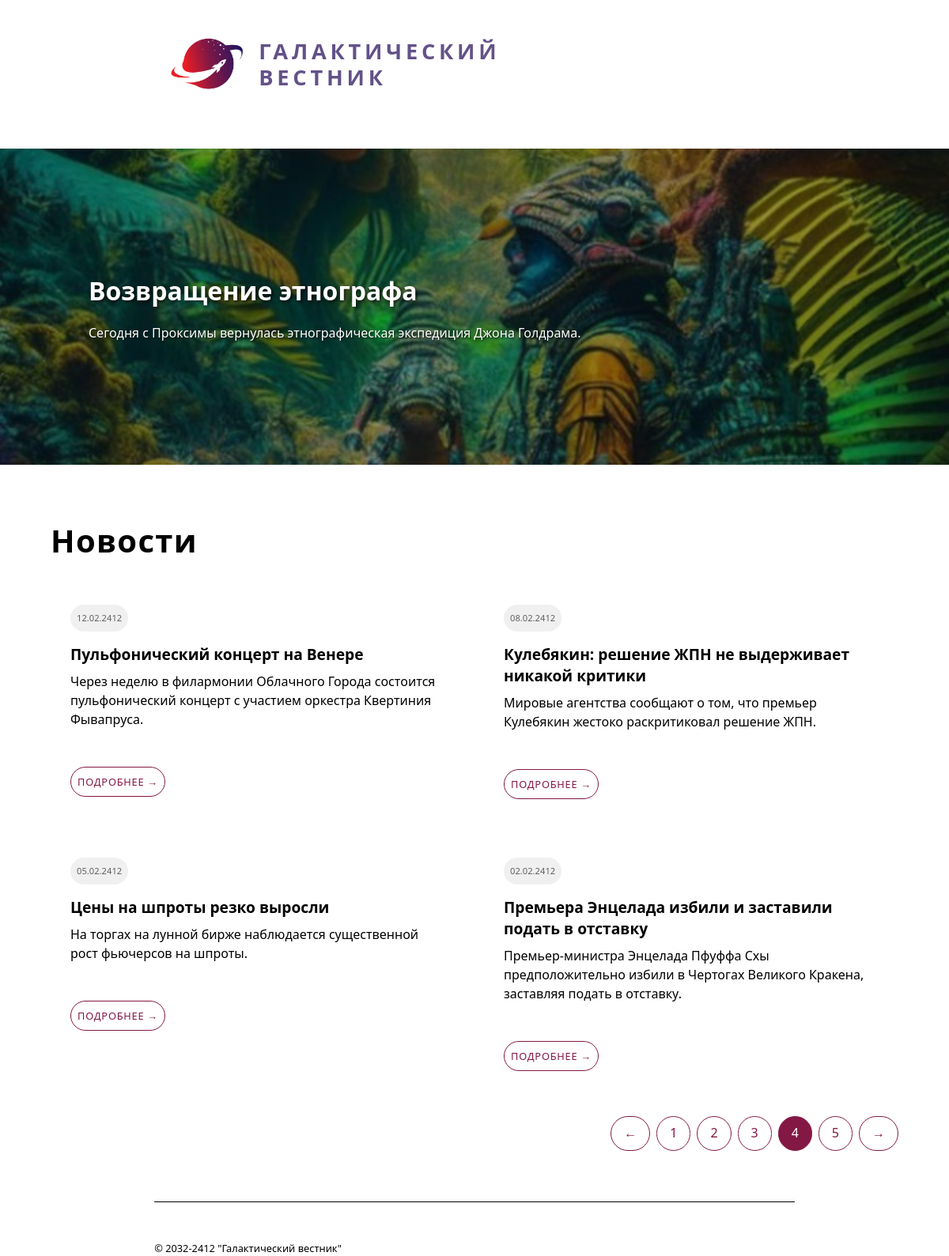
/?page=4, run on the app's committed database.
### tables this page shows
CREATE TABLE `news` (
  `id` int(11) unsigned NOT NULL AUTO_INCREMENT,
  `date` datetime NULL DEFAULT NULL,
  `title` varchar(250) NOT NULL DEFAULT '',
  `announce` text NULL DEFAULT NULL,
  `content` text NULL DEFAULT NULL,
  `image` varchar(250) NOT NULL DEFAULT '',
  PRIMARY KEY (`id`),
  KEY `id` (`id`),

  KEY `idx_news_date` (`date`));

### controllers/NewsController.php (called while the page is built, shortened)
<?php
require_once '../models/News.php';
class NewsController {
    private $newsModel;
    public function __construct() {
        $this->newsModel = new News();
    }
    public function index() {
        $page = isset($_GET['page']) ? max(1, (int)$_GET['page']) : 1;
        $data = $this->newsModel->getNewsPaginated($page, 4);
        $latestNews = $this->newsModel->getLatestNews();
        $news = $data['news'];
        $currentPage = $data['currentPage'];
        $totalPages = $data['totalPages'];
        $hasNext = $data['hasNext'];
        $hasPrev = $data['hasPrev'];
        include '../views/news_list.php';
    }
}

### public/index.php (called while the page is built)
<?php
require_once '../controllers/NewsController.php';
$controller = new NewsController();
$controller->index();

### models/Database.php (called while the page is built, shortened)
<?php
class Database {
    private $host = 'localhost';
    private $dbname = 'galactic_news';
    private $username = 'root';
    private $password = '';
    private $connection;
    private static $instance = null;
    private function __construct() {
        try {
            $dsn = "mysql:host={$this->host};dbname={$this->dbname};charset=utf8mb4";
            $this->connection = new PDO($dsn, $this->username, $this->password);
            $this->connection->setAttribute(PDO::ATTR_ERRMODE, PDO::ERRMODE_EXCEPTION);
            $this->connection->setAttribute(PDO::ATTR_DEFAULT_FETCH_MODE, PDO::FETCH_ASSOC);
        } catch (PDOException $e) {
            die("Ошибка подключения к базе данных: " . $e->getMessage());
        }
    }
    public static function getInstance() {
        if (self::$instance === null) {
            self::$instance = new Database();
        }
        return self::$instance;
    }
    public function query($sql, $params = []) {
        $stmt = $this->connection->prepare($sql);
        $stmt->execute($params);
        return $stmt;
    }
    public function fetchAll($sql, $params = []) {
        $stmt = $this->query($sql, $params);
        return $stmt->fetchAll();
    }
    public function fetchOne($sql, $params = []) {
        $stmt = $this->query($sql, $params);
        return $stmt->fetch();
    }
}

### models/News.php (called while the page is built, shortened)
<?php
require_once 'Database.php';
class News {
    private $db;
    public function __construct() {
        $this->db = Database::getInstance();
    }
    public function getNewsPaginated($page = 1, $limit = 4) {
        $offset = ($page - 1) * $limit;
        $sql = "SELECT id, date, title, announce, image
                FROM news
                ORDER BY date DESC
                LIMIT $offset, $limit";
        $params = [];
        $news = $this->db->fetchAll($sql, $params);
        $totalNews = $this->getTotalCount();
        $totalPages = ceil($totalNews / $limit);
        return [
            'news' => $news,
            'currentPage' => $page,
            'totalPages' => $totalPages,
            'totalNews' => $totalNews,
            'hasNext' => $page < $totalPages,
            'hasPrev' => $page > 1
        ];
    }
    public function getLatestNews() {
        $sql = "SELECT id, date, title, announce, image
                FROM news
                ORDER BY date DESC
                LIMIT 1";
        return $this->db->fetchOne($sql);
    }
    public function getTotalCount() {
        $sql = "SELECT COUNT(*) as count FROM news";
        $result = $this->db->fetchOne($sql);
        return (int)$result['count'];
    }
}

### views/news_list.php (the view, shortened to what this page needs)
<!DOCTYPE html>
<html lang="ru">
<head>
    <link rel="stylesheet" href="css/style.css">
</head>
<body>
    <header class="header">
        <div class="header-container">
            <div class="logo">
                <img src="images/logotip.png" alt="Логотип" class="logo-image">
                <span class="logo-text">ГАЛАКТИЧЕСКИЙ <br> ВЕСТНИК</span>
            </div>
        </div>
    </header>
    <?php if ($latestNews): ?>
    <section class="hero">
        <div class="hero-image" style="background-image: url('images/<?php echo htmlspecialchars($latestNews['image']); ?>');">
            <div class="hero-content">
                <h1 class="hero-title"><?php echo htmlspecialchars($latestNews['title']); ?></h1>
                <p class="hero-subtitle"><?php echo htmlspecialchars($latestNews['announce']); ?></p>
            </div>
        </div>
    </section>
    <?php endif; ?>
    <div class="news-container">
        <div class="news-content">
            <h1 class="page-title">Новости</h1>
            <div class="news-grid">
                <?php foreach ($news as $article): ?>
                    <article class="news-card">
                        <div class="news-body">
                            <div class="news-date"><?php echo date('d.m.Y', strtotime($article['date'])); ?></div>
                            <h2 class="news-title"><?php echo htmlspecialchars($article['title']); ?></h2>
                            <p class="news-excerpt">
                                <?php echo htmlspecialchars($article['announce']); ?>
                            </p>
                            <a href="show.php?id=<?php echo $article['id']; ?>" class="read-more">ПОДРОБНЕЕ →</a>
                        </div>
                    </article>
                <?php endforeach; ?>
            </div>
            <?php if ($totalPages > 1): ?>
                <div class="pagination">
                    <?php if ($hasPrev): ?>
                        <a href="?page=<?php echo $currentPage - 1; ?>">←</a>
                    <?php endif; ?>
                    <?php for ($i = 1; $i <= $totalPages; $i++): ?>
                        <?php if ($i == $currentPage): ?>
                            <span class="current"><?php echo $i; ?></span>
                        <?php else: ?>
                            <a href="?page=<?php echo $i; ?>"><?php echo $i; ?></a>
                        <?php endif; ?>
                    <?php endfor; ?>
                    <?php if ($hasNext): ?>
                        <a href="?page=<?php echo $currentPage + 1; ?>">→</a>
                    <?php endif; ?>
                </div>
            <?php endif; ?>
        </div>
    </div>
    <footer class="footer">
        <div class="footer-container">
            <p>© 2032-2412 "Галактический вестник"</p>
        </div>
    </footer>
</body>
</html>

### public/css/style.css (style rules this page uses)
* { margin:0; padding:0; box-sizing:border-box; }
body { font-family:'Segoe UI', 'Segoe UI', Tahoma, Geneva, Verdana, sans-serif; line-height:1.6; color:black; background-color:white; }
.header { background-color:white; padding: 1rem; color:black; }
.hero { width: 100%; height: 400px; position: relative; overflow: hidden; margin-top: 2rem; }
.hero-image { width: 100%; height: 100%; background-image: url('https://avatars.mds.yandex.net/i?id=89ce5befd034bf5c6c21ae63f3ec878a_l-7174559-images-thumbs&n=13'); background-size: cover; background-position: center; background-repeat: no-repeat; display: flex; align-items: center; justify-content: flex-start; position: relative; }
.hero-image::before { content: ''; position: absolute; top: 0; left: 0; right: 0; bottom: 0; background: rgba(0, 0, 0, 0.4); z-index: 1; }
.hero-content { position: relative; z-index: 2; color: white; padding: 0 4rem; }
.hero-title { font-size: 2rem; font-weight: bold; margin-bottom: 1rem; margin-left:3rem; text-shadow: 2px 2px 4px rgba(0, 0, 0, 0.7); }
.hero-subtitle { line-height: 1.6; text-shadow: 1px 1px 2px rgba(0, 0, 0, 0.7); margin-bottom: 0; margin-left:3rem; }
.news-container { display:grid; max-width:1200px; margin: 2rem auto; padding: 0 2rem; grid-template-columns: 2fr; gap: 2rem; }
.news-content { background:white; border-radius:8px; padding:2rem; }
.page-title { text-align:left; color:black; margin-bottom:1.5rem; font-size:2.5rem; letter-spacing:0.08rem; }
.news-grid { display:grid; grid-template-columns: repeat(auto-fit, minmax(400px, 1fr)); gap: 1.5rem; margin-bottom:2rem; }
.news-card { background:white; border:1px solid white; border-radius:8px; transition: transform 0.3s; cursor:pointer }
.news-body { padding:1.5rem; }
.news-title { font-size: 1.2rem; color:black; margin-bottom:0.5rem; line-height:1.4; }
.news-date { background-color:rgb(240, 240, 240); color:RGBA(0,0,0,0.6); font-size:0.7rem; margin-bottom:1rem; border-radius:30px; padding:0.5rem 0.5rem; background-size:contain; display:inline-block; }
.news-excerpt { color:black; line-height:1.5; }
.read-more { display:inline-block; color:rgb(132,24,68); background-color:white; border:1.5px solid rgb(132,24,68); border-radius:30px; gap:0.5rem; align-items:center; font-weight:500; text-decoration:none; padding:0.5rem 0.5rem; margin-top:3rem; font-size:0.8rem; letter-spacing:0.05rem; }
.pagination { display:flex; justify-content:right; align-items:center; gap:0.5rem; margin-top:2rem; }
.pagination a, .pagination span { padding:0.5rem 1rem; text-decoration:none; border:1px solid rgb(132,24,68); border-radius: 30px; color:rgb(132,24,68); transition:all 0.3s; }
.pagination .current { background-color:rgb(132,24,68); color:white; border-color:rgb(132,24,68); }
.footer { color:black; text-align:left; margin-right:12.2rem; padding-top:3rem; margin-top:2rem; margin-left:12.2rem; border-top:1px solid black; font-size:0.8rem; }

### views/news_list.php (style rules this page uses)
.logo { display: flex; align-items: center; gap: 1rem; margin-left: 12.2rem; padding-bottom: 0.5rem; margin-top: 1rem; }
.logo-image { width: 100px; height: 100px; object-fit: contain; }
.logo-text { font-size: 1.7rem; font-weight: bold; color: rgb(99,82,136); letter-spacing: 0.3rem; line-height: 1.2; }

### data on the page
news: image (picture), title "Возвращение этнографа", announce "Сегодня с Проксимы вернулась этнографическая экспедиция Джона Голдрама."
news: date "12.02.2412", title "Пульфонический концерт на Венере", announce "Через неделю в филармонии Облачного Города состоится пульфонический концерт с участием оркестра Квертиния Фывапруса."
news: date "08.02.2412", title "Кулебякин: решение ЖПН не выдерживает никакой критики", announce "Мировые агентства сообщают о том, что премьер Кулебякин жестоко раскритиковал решение ЖПН."
news: date "05.02.2412", title "Цены на шпроты резко выросли", announce "На торгах на лунной бирже наблюдается существенной рост фьючерсов на шпроты."
news: date "02.02.2412", title "Премьера Энцелада избили и заставили подать в отставку", announce "Премьер-министра Энцелада Пфуффа Схы предположительно избили в Чертогах Великого Кракена, заставляя подать в отставку."
